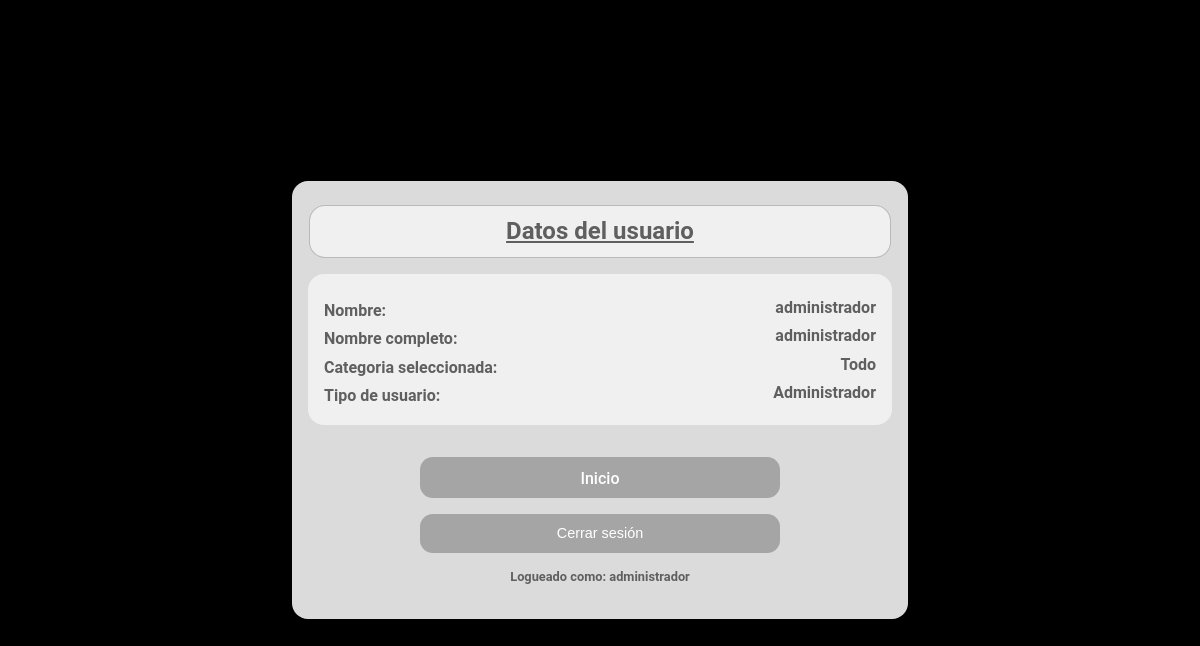
The app's page /searchin/login.php (signed in) with its own data.
### tables this page shows
CREATE TABLE `usuario` (
  `id` int(11) NOT NULL,
  `nombre` varchar(25) NOT NULL,
  `nombreCompleto` varchar(100) NOT NULL,
  `tipo` varchar(25) DEFAULT NULL,
  `contrasena` varchar(25) NOT NULL,
  `categoriaSeleccionada` varchar(25) NOT NULL
);

### searchin/metodos.php (called while the page is built, shortened)
<?php
    class metodos{
        public function mostrarDatos($sql){
            $c = new Conectar();
            $conexion = $c->conexion();
            $result=mysqli_query($conexion,$sql);
            return mysqli_fetch_all($result, MYSQLI_ASSOC);
        }
    }
?>

### searchin/login.php (the view, shortened to what this page needs)
<!DOCTYPE html>
<html lang="en">
<head>
    <link rel="stylesheet" href="styles/login.css">
</head>
<body>
<?php
    require_once ("./metodos.php");
?>
        <div class='pantallaLog'>
        <form action="" method="post" id="formLogin">
<?php
    if(!isset($_SESSION['usuario'])){
?>
            <div class="encabezado1">
            <p id="textoLogin" style="font-size:1.3rem; text-decoration: underline">¡Bienvenid@!</p>
            <p id="textoLogin">Introduce tus datos:</p>
            </div>
            <input type="text" class="campoLogin" name="nick" placeholder="Nick">
            <input type="password" class="campoLogin" name="contrasena" placeholder="Contraseña">
            <div class="botonesLogin">
                <input type="submit" value="Enviar" id="enviar">
                <a href="./registro.php" id="registrarse"><span style="text-align:center">Registrarse</span></a>
            </div>
<?php
    }else{
        $usuario = $_SESSION['usuario'];
        $objeto = new metodos();
        $sql = "SELECT * FROM usuario WHERE nombre = '$usuario'";
        $datos = $objeto->mostrarDatos($sql);
        foreach ($datos as $clave){
            $usuarioCompleto = $clave['nombreCompleto'];
            $categoriaSeleccionada = $clave['categoriaSeleccionada'];
            $tipoUsuario = $clave['tipo'];
        }
        echo "<div class='encabezado2'>";
        echo "<p id='mensajeFlotante' style='margin-top:0;font-size: 1.5rem; text-decoration: underline'>Datos del usuario</p>";
        echo "</div>";
        echo "<div id='datosUsuario'>";
            echo "<div style='text-align: left'>";
                echo "<p id='mensajeFlotante' style='font-size:1rem;margin-top:1.5rem;'><b>Nombre:</b></p>";
                echo "<p id='mensajeFlotante' style='font-size:1rem;margin-top:0.2rem;'><b>Nombre completo:</b></p>";
                echo "<p id='mensajeFlotante' style='font-size:1rem;margin-top:0.2rem;'><b>Categoria seleccionada:</b></p>";
                echo "<p id='mensajeFlotante' style='font-size:1rem;margin-top:0.2rem;'><b>Tipo de usuario:</b></p>";
            echo "</div>";
            echo "<div style='text-align: right'>";
                echo "<p id='mensajeFlotante' style='font-size:1rem;margin-top:1.3rem;'>$usuario</p>";
                echo "<p id='mensajeFlotante' style='font-size:1rem;margin-top:0.2rem;'>$usuarioCompleto</p>";
                echo "<p id='mensajeFlotante' style='font-size:1rem;margin-top:0.2rem;'>$categoriaSeleccionada</p>";
                echo "<p id='mensajeFlotante' style='font-size:1rem;margin-top:0.2rem;'>$tipoUsuario</p>";
            echo "</div>";
        echo "</div>";
    }
?>
    <a href="./index.php" id="inicio">Inicio</a>
    <?php
        if(isset($_SESSION['usuario'])){ ?>
        <form action="" method="POST">
            <input type="submit" name="Salir" value="Cerrar sesión" id="formSalir">
            <?php
                if(isset($_POST['Salir'])){
                    if($_POST['Salir']=="Cerrar sesión"){
                        session_destroy();
                        echo "<p id='mensajeFlotante'>Cerrando sesión...</p>";
                        echo "<p id='mensajeFlotante'><img src='./imgs/loading.svg' id='cargando'></img></p>";
                        header("refresh: 2; url= ./login.php");
                    }
                }else{
                    ?>
                    <p id='mensajeFlotante'><?php echo "Logueado como: {$_SESSION['usuario']}"; ?></p>
                    <?php
                }
            ?>
        </form>
        <?php
        }
    ?>
    </form>
</div>
</body>
</html>

### searchin/styles/login.css (style rules this page uses)
body { background-color: rgb(0, 0, 0); font-family: 'Roboto', sans-serif; margin: 0; padding: 0; }
.pantallaLog { position: absolute; top: 0; width: 100%; height: 100%; background-color: rgb(0, 0, 0); backdrop-filter: blur(20px); display: flex; align-items: center; }
.encabezado2 { background-color: rgb(240, 240, 240); border-radius: 1rem; padding: 0.5rem; margin-bottom: 1rem; width: 94%; font-size: 1.5rem; color: black; border: 1px solid rgba(105, 105, 105, 0.397); }
#formLogin { display: flex; justify-content: space-around; align-items: center; flex-direction: column; text-align: center; flex-wrap: nowrap; background-color: rgb(219, 219, 219); width: 50%; backdrop-filter: blur(3px); border-radius: 1rem; padding: 2rem 0.5rem; padding-top: 0.4rem; margin: 0 auto; height: auto; padding-top: 1.5rem; }
#datosUsuario { display: flex; justify-content: space-between; background-color: rgb(240, 240, 240); flex-direction: row; margin:0; padding-bottom: 1rem; padding-left: 1rem; padding-right: 1rem; border-radius: 1rem; width: 92%; }
#inicio { width: 60%; text-decoration: none; margin-top: 2rem; padding-top: 0.8rem; margin-bottom: 0; border-radius: 0.8rem; background-color: rgb(165, 165, 165); color: rgb(255, 255, 255); font-weight: 500; font-stretch: semi-condensed; height: 1.8rem; }
#mensajeFlotante { position: relative; color: rgb(95, 95, 95); font-weight: 600; font-size: 1.2rem; width: 100%; margin-bottom: 0; font-size: 0.8rem; padding-top: 0.2rem; padding-bottom: 0.2rem; }
#formSalir { position: relative; margin-top: 1rem; border-radius: 0.8rem; outline: none; border: 0; height: 2.4rem; font-weight: 500; font-stretch: semi-condensed; background-color: rgb(165, 165, 165); color: rgb(255, 255, 255); font-size: 0.9rem; font-stretch: normal; width: 60%; cursor: pointer; }

### records on screen
usuario: nombreCompleto "administrador", categoriaSeleccionada "Todo", tipo "Administrador"

### other values on screen
$usuario "administrador"
$_SESSION['usuario'] "administrador"
